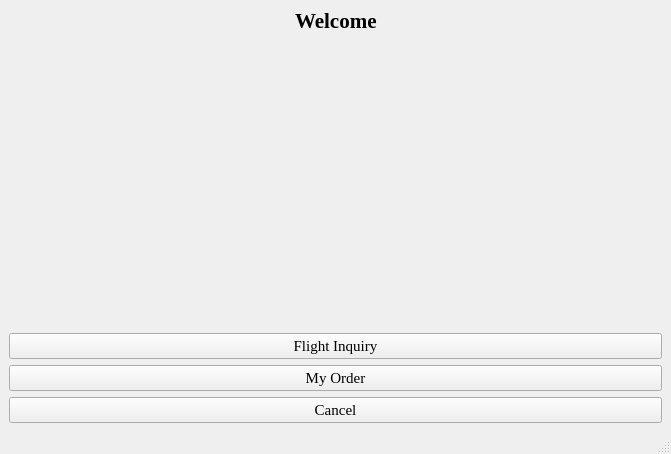
<?xml version="1.0" encoding="UTF-8"?>
<ui version="4.0">
 <class>MainClientWindow</class>
 <widget class="QMainWindow" name="MainClientWindow">
  <property name="geometry">
   <rect>
    <x>0</x>
    <y>0</y>
    <width>671</width>
    <height>454</height>
   </rect>
  </property>
  <property name="windowTitle">
   <string>Flight Information System</string>
  </property>
  <widget class="QWidget" name="centralwidget">
   <layout class="QGridLayout" name="gridLayout">
    <item row="0" column="0">
     <layout class="QVBoxLayout" name="verticalLayout_3">
      <item>
       <layout class="QVBoxLayout" name="verticalLayout_2">
        <item>
         <layout class="QHBoxLayout" name="horizontalLayout_2">
          <item>
           <spacer name="horizontalSpacer_4">
            <property name="orientation">
             <enum>Qt::Horizontal</enum>
            </property>
            <property name="sizeHint" stdset="0">
             <size>
              <width>40</width>
              <height>20</height>
             </size>
            </property>
           </spacer>
          </item>
          <item>
           <widget class="QLabel" name="label">
            <property name="font">
             <font>
              <family>Times New Roman</family>
              <pointsize>16</pointsize>
              <weight>75</weight>
              <bold>true</bold>
             </font>
            </property>
            <property name="text">
             <string>Welcome</string>
            </property>
           </widget>
          </item>
          <item>
           <spacer name="horizontalSpacer_3">
            <property name="orientation">
             <enum>Qt::Horizontal</enum>
            </property>
            <property name="sizeHint" stdset="0">
             <size>
              <width>40</width>
              <height>20</height>
             </size>
            </property>
           </spacer>
          </item>
         </layout>
        </item>
        <item>
         <spacer name="verticalSpacer">
          <property name="orientation">
           <enum>Qt::Vertical</enum>
          </property>
          <property name="sizeHint" stdset="0">
           <size>
            <width>28</width>
            <height>58</height>
           </size>
          </property>
         </spacer>
        </item>
        <item>
         <layout class="QHBoxLayout" name="horizontalLayout">
          <item>
           <layout class="QVBoxLayout" name="verticalLayout">
            <item>
             <widget class="QPushButton" name="pushButton">
              <property name="font">
               <font>
                <family>Times New Roman</family>
                <pointsize>11</pointsize>
               </font>
              </property>
              <property name="text">
               <string>Flight Inquiry</string>
              </property>
             </widget>
            </item>
            <item>
             <widget class="QPushButton" name="pushButton_2">
              <property name="font">
               <font>
                <family>Times New Roman</family>
                <pointsize>11</pointsize>
               </font>
              </property>
              <property name="text">
               <string>My Order</string>
              </property>
             </widget>
            </item>
           </layout>
          </item>
         </layout>
        </item>
       </layout>
      </item>
      <item>
       <widget class="QPushButton" name="pushButton_3">
        <property name="font">
         <font>
          <family>Times New Roman</family>
          <pointsize>11</pointsize>
         </font>
        </property>
        <property name="text">
         <string>Cancel</string>
        </property>
       </widget>
      </item>
     </layout>
    </item>
   </layout>
  </widget>
  <widget class="QMenuBar" name="menubar">
   <property name="geometry">
    <rect>
     <x>0</x>
     <y>0</y>
     <width>671</width>
     <height>23</height>
    </rect>
   </property>
  </widget>
  <widget class="QStatusBar" name="statusbar"/>
 </widget>
 <resources/>
 <connections/>
</ui>
